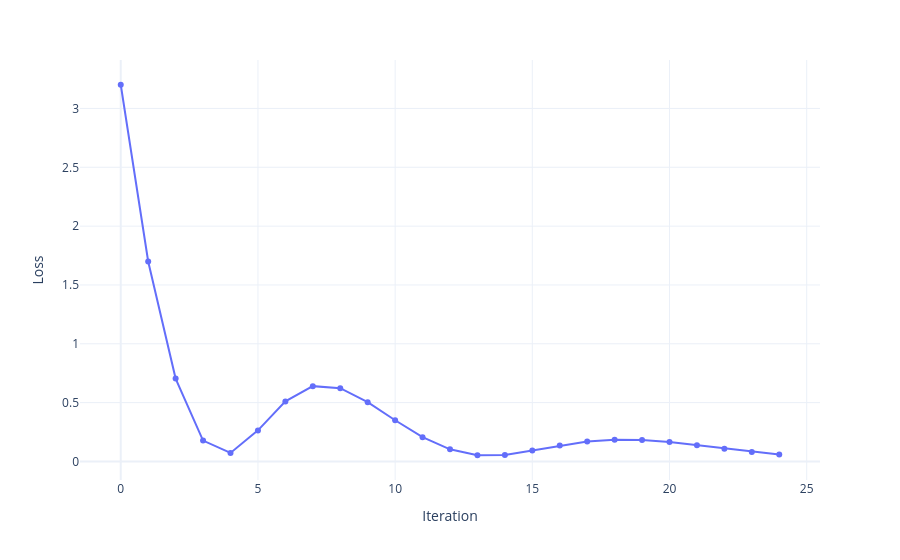

This figure's notebook cell:
### Code cell
px.line(y=model.loss_curve_, markers=True, 
        labels={'x': "Iteration", 'y': 'Loss'})

### Figure 1 — Plotly figure (JSON) as saved in the notebook; plotly's stock layout.template omitted (floating-point values rounded to 4 significant figures)
{"data": [{"hovertemplate": "Iteration=%{x}<br>Loss=%{y}<extra></extra>", "legendgroup": "", "line": {"color": "#636efa", "dash": "solid"}, "marker": {"symbol": "circle"}, "mode": "lines+markers", "name": "", "orientation": "v", "showlegend": false, "type": "scatter", "x": [0, 1, 2, 3, 4, 5, 6, 7, 8, 9, 10, 11, 12, 13, 14, 15, 16, 17, 18, 19, 20, 21, 22, 23, 24], "xaxis": "x", "y": [3.202, 1.7, 0.7039, 0.1774, 0.07208, 0.2637, 0.51, 0.6399, 0.6221, 0.5038, 0.3499, 0.2062, 0.1028, 0.05235, 0.05429, 0.09197, 0.1359, 0.1687, 0.1831, 0.1812, 0.1647, 0.1383, 0.1078, 0.07975, 0.05891], "yaxis": "y"}], "layout": {"legend": {"tracegroupgap": 0}, "margin": {"t": 60}, "xaxis": {"anchor": "y", "domain": [0, 1], "title": {"text": "Iteration"}}, "yaxis": {"anchor": "x", "domain": [0, 1], "title": {"text": "Loss"}}}}
